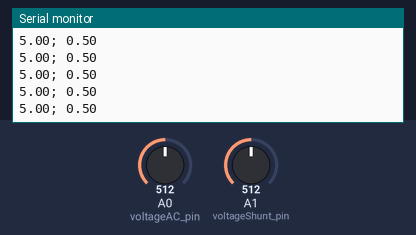
A sketch run on a simulated Arduino Uno, built with avr-gcc and run on an emulated ATmega328P. On the bench: the last lines printed to the serial monitor. The inputs (shaded band) are chosen by the test bench; at power-on: A0 (voltageAC_pin) = 512, A1 (voltageShunt_pin) = 512.

Above: at 1.2 s.
1.3 s: A0 (voltageAC_pin) set to 716
At 2.4 s:
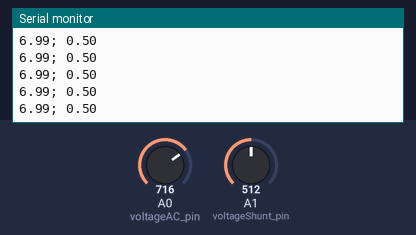
2.8 s: A1 (voltageShunt_pin) set to 716
At 3.4 s:
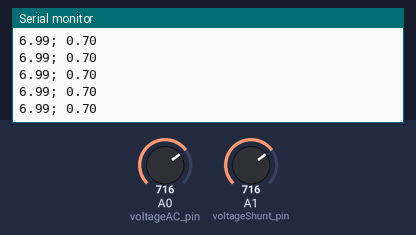
4.3 s: A0 (voltageAC_pin) set to 900
At 5.3 s:
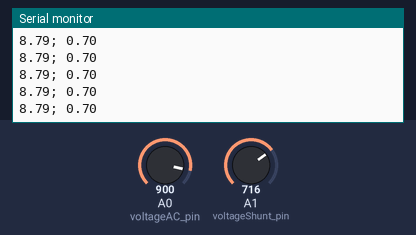
5.8 s: A1 (voltageShunt_pin) set to 900
At 6.6 s:
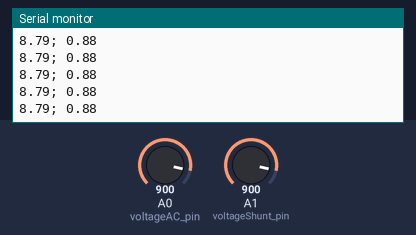
Timing chart, 0 to 8.8 s (numbered marks = the images above; inputs shaded):
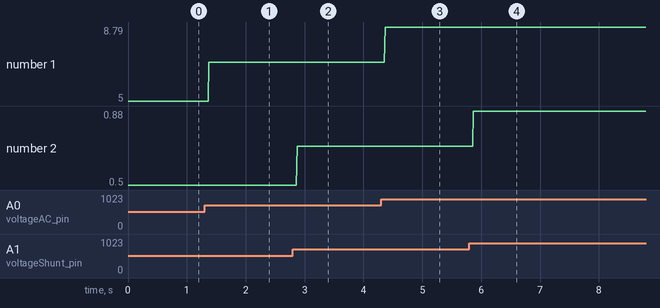

Measured:
- after the input at 1.3 s, the serial monitor: prints a new line after 0.07 s (image 1)
- after the input at 2.8 s, the serial monitor: prints a new line after 0.07 s (image 2)
- after the input at 4.3 s, the serial monitor: prints a new line after 0.07 s (image 3)
- after the input at 5.8 s, the serial monitor: prints a new line after 0.07 s (image 4)
- plotted number 1: 5 → 6.99 after the input at 1.3 s, 6.99 → 8.79 after the input at 4.3 s
- plotted number 2: 0.5 → 0.7 after the input at 2.8 s, 0.7 → 0.88 after the input at 5.8 s

The sketch:

sketch_may08a.ino
```cpp
#define voltageAC_pin A0
#define voltageShunt_pin A1
#define Shunt 30.0f

float voltageAC    = 0;
float voltageShunt = 0;

void setup() {
  Serial.begin(9600);
  pinMode(voltageAC_pin, INPUT);
  pinMode(voltageShunt_pin, INPUT);
}

float getCurrent() {
  return analogRead(voltageShunt_pin) / 1024.0f * 5.0f * 1000.0f / (150000.0f + 910.0f) * 910.0f / Shunt;
}

float getVoltage() {
  return analogRead(voltageAC_pin) / 1024.0f * 5.0f * 2.0f;
}

bool voltage[1024] = {0};

void loop() {
  int value = analogRead(voltageAC_pin);
  if(voltage[value] < 2) {
      voltage[value] =  voltage[value] + 1;
      Serial.print(getVoltage());
      Serial.print("; ");
      Serial.println(getCurrent());
  }
}
```
